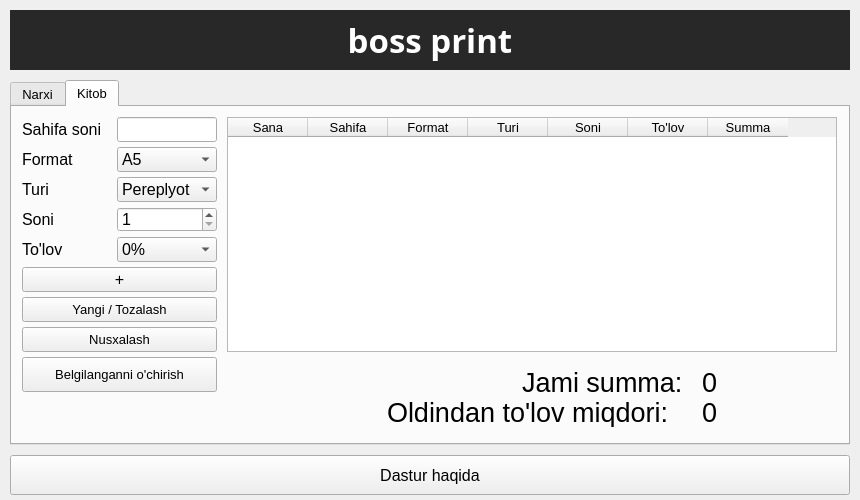
<?xml version="1.0" encoding="UTF-8"?>
<ui version="4.0">
 <class>Form</class>
 <widget class="QWidget" name="Form">
  <property name="windowModality">
   <enum>Qt::ApplicationModal</enum>
  </property>
  <property name="enabled">
   <bool>true</bool>
  </property>
  <property name="geometry">
   <rect>
    <x>0</x>
    <y>0</y>
    <width>860</width>
    <height>500</height>
   </rect>
  </property>
  <property name="sizePolicy">
   <sizepolicy hsizetype="Maximum" vsizetype="Fixed">
    <horstretch>0</horstretch>
    <verstretch>0</verstretch>
   </sizepolicy>
  </property>
  <property name="minimumSize">
   <size>
    <width>860</width>
    <height>500</height>
   </size>
  </property>
  <property name="maximumSize">
   <size>
    <width>860</width>
    <height>500</height>
   </size>
  </property>
  <property name="font">
   <font>
    <weight>50</weight>
    <bold>false</bold>
   </font>
  </property>
  <property name="windowTitle">
   <string>boss print</string>
  </property>
  <property name="autoFillBackground">
   <bool>true</bool>
  </property>
  <property name="inputMethodHints">
   <set>Qt::ImhNone</set>
  </property>
  <widget class="QLabel" name="banner">
   <property name="enabled">
    <bool>true</bool>
   </property>
   <property name="geometry">
    <rect>
     <x>10</x>
     <y>10</y>
     <width>840</width>
     <height>60</height>
    </rect>
   </property>
   <property name="sizePolicy">
    <sizepolicy hsizetype="Minimum" vsizetype="Minimum">
     <horstretch>0</horstretch>
     <verstretch>0</verstretch>
    </sizepolicy>
   </property>
   <property name="font">
    <font>
     <family>Maiandra GD</family>
     <pointsize>25</pointsize>
     <weight>75</weight>
     <italic>false</italic>
     <bold>true</bold>
     <underline>false</underline>
    </font>
   </property>
   <property name="styleSheet">
    <string notr="true">color: rgb(255, 255, 255);
background-color: rgb(40, 40, 40);
</string>
   </property>
   <property name="text">
    <string>boss print</string>
   </property>
   <property name="alignment">
    <set>Qt::AlignCenter</set>
   </property>
  </widget>
  <widget class="QTabWidget" name="tabWidget">
   <property name="geometry">
    <rect>
     <x>10</x>
     <y>80</y>
     <width>840</width>
     <height>365</height>
    </rect>
   </property>
   <property name="font">
    <font>
     <family>Segoe UI</family>
     <pointsize>10</pointsize>
     <weight>50</weight>
     <bold>false</bold>
    </font>
   </property>
   <property name="currentIndex">
    <number>1</number>
   </property>
   <widget class="QWidget" name="tab">
    <attribute name="title">
     <string>Narxi</string>
    </attribute>
    <widget class="QLineEdit" name="price_a4">
     <property name="geometry">
      <rect>
       <x>120</x>
       <y>40</y>
       <width>150</width>
       <height>25</height>
      </rect>
     </property>
     <property name="sizePolicy">
      <sizepolicy hsizetype="Minimum" vsizetype="Minimum">
       <horstretch>0</horstretch>
       <verstretch>0</verstretch>
      </sizepolicy>
     </property>
     <property name="font">
      <font>
       <family>Segoe UI</family>
       <pointsize>12</pointsize>
       <weight>50</weight>
       <bold>false</bold>
      </font>
     </property>
     <property name="styleSheet">
      <string notr="true">border: 1px solid rgb(0, 170, 0);</string>
     </property>
     <property name="maxLength">
      <number>10</number>
     </property>
    </widget>
    <widget class="QPushButton" name="price_save">
     <property name="geometry">
      <rect>
       <x>40</x>
       <y>160</y>
       <width>450</width>
       <height>45</height>
      </rect>
     </property>
     <property name="sizePolicy">
      <sizepolicy hsizetype="Minimum" vsizetype="Minimum">
       <horstretch>0</horstretch>
       <verstretch>0</verstretch>
      </sizepolicy>
     </property>
     <property name="font">
      <font>
       <family>Segoe UI</family>
       <pointsize>10</pointsize>
       <weight>50</weight>
       <italic>false</italic>
       <bold>false</bold>
       <underline>false</underline>
       <strikeout>false</strikeout>
      </font>
     </property>
     <property name="text">
      <string>Saqlash</string>
     </property>
    </widget>
    <widget class="QLabel" name="label_9">
     <property name="geometry">
      <rect>
       <x>440</x>
       <y>120</y>
       <width>40</width>
       <height>25</height>
      </rect>
     </property>
     <property name="sizePolicy">
      <sizepolicy hsizetype="Minimum" vsizetype="Minimum">
       <horstretch>0</horstretch>
       <verstretch>0</verstretch>
      </sizepolicy>
     </property>
     <property name="font">
      <font>
       <family>Segoe UI</family>
       <pointsize>12</pointsize>
       <weight>50</weight>
       <bold>false</bold>
      </font>
     </property>
     <property name="text">
      <string>So'm</string>
     </property>
    </widget>
    <widget class="QLineEdit" name="price_stepler_a4">
     <property name="geometry">
      <rect>
       <x>120</x>
       <y>80</y>
       <width>150</width>
       <height>25</height>
      </rect>
     </property>
     <property name="sizePolicy">
      <sizepolicy hsizetype="Minimum" vsizetype="Minimum">
       <horstretch>0</horstretch>
       <verstretch>0</verstretch>
      </sizepolicy>
     </property>
     <property name="font">
      <font>
       <family>Segoe UI</family>
       <pointsize>12</pointsize>
       <weight>50</weight>
       <bold>false</bold>
      </font>
     </property>
     <property name="styleSheet">
      <string notr="true">border: 1px solid rgb(0, 170, 0);</string>
     </property>
     <property name="maxLength">
      <number>10</number>
     </property>
    </widget>
    <widget class="QLabel" name="label_4">
     <property name="geometry">
      <rect>
       <x>40</x>
       <y>80</y>
       <width>75</width>
       <height>25</height>
      </rect>
     </property>
     <property name="sizePolicy">
      <sizepolicy hsizetype="Minimum" vsizetype="Minimum">
       <horstretch>0</horstretch>
       <verstretch>0</verstretch>
      </sizepolicy>
     </property>
     <property name="font">
      <font>
       <family>Segoe UI</family>
       <pointsize>12</pointsize>
       <weight>50</weight>
       <bold>false</bold>
      </font>
     </property>
     <property name="text">
      <string>Stepler</string>
     </property>
     <property name="buddy">
      <cstring>price_stepler_a4</cstring>
     </property>
    </widget>
    <widget class="QLineEdit" name="price_a5">
     <property name="geometry">
      <rect>
       <x>280</x>
       <y>40</y>
       <width>150</width>
       <height>25</height>
      </rect>
     </property>
     <property name="sizePolicy">
      <sizepolicy hsizetype="Minimum" vsizetype="Minimum">
       <horstretch>0</horstretch>
       <verstretch>0</verstretch>
      </sizepolicy>
     </property>
     <property name="font">
      <font>
       <family>Segoe UI</family>
       <pointsize>12</pointsize>
       <weight>50</weight>
       <bold>false</bold>
      </font>
     </property>
     <property name="styleSheet">
      <string notr="true">border: 1px solid rgb(0, 170, 0);</string>
     </property>
     <property name="text">
      <string/>
     </property>
     <property name="maxLength">
      <number>10</number>
     </property>
    </widget>
    <widget class="QLabel" name="label_3">
     <property name="geometry">
      <rect>
       <x>130</x>
       <y>10</y>
       <width>75</width>
       <height>25</height>
      </rect>
     </property>
     <property name="sizePolicy">
      <sizepolicy hsizetype="Minimum" vsizetype="Minimum">
       <horstretch>0</horstretch>
       <verstretch>0</verstretch>
      </sizepolicy>
     </property>
     <property name="font">
      <font>
       <family>Segoe UI</family>
       <pointsize>12</pointsize>
       <weight>50</weight>
       <bold>false</bold>
      </font>
     </property>
     <property name="text">
      <string>A4 format</string>
     </property>
     <property name="buddy">
      <cstring>price_a4</cstring>
     </property>
    </widget>
    <widget class="QLineEdit" name="price_pereplyot_a4">
     <property name="geometry">
      <rect>
       <x>120</x>
       <y>120</y>
       <width>150</width>
       <height>25</height>
      </rect>
     </property>
     <property name="sizePolicy">
      <sizepolicy hsizetype="Minimum" vsizetype="Minimum">
       <horstretch>0</horstretch>
       <verstretch>0</verstretch>
      </sizepolicy>
     </property>
     <property name="font">
      <font>
       <family>Segoe UI</family>
       <pointsize>12</pointsize>
       <weight>50</weight>
       <bold>false</bold>
      </font>
     </property>
     <property name="styleSheet">
      <string notr="true">border: 1px solid rgb(0, 170, 0);</string>
     </property>
     <property name="maxLength">
      <number>10</number>
     </property>
    </widget>
    <widget class="QLabel" name="label_7">
     <property name="geometry">
      <rect>
       <x>440</x>
       <y>40</y>
       <width>40</width>
       <height>25</height>
      </rect>
     </property>
     <property name="sizePolicy">
      <sizepolicy hsizetype="Minimum" vsizetype="Minimum">
       <horstretch>0</horstretch>
       <verstretch>0</verstretch>
      </sizepolicy>
     </property>
     <property name="font">
      <font>
       <family>Segoe UI</family>
       <pointsize>12</pointsize>
       <weight>50</weight>
       <bold>false</bold>
      </font>
     </property>
     <property name="text">
      <string>So'm</string>
     </property>
    </widget>
    <widget class="QLabel" name="label_2">
     <property name="geometry">
      <rect>
       <x>290</x>
       <y>10</y>
       <width>75</width>
       <height>25</height>
      </rect>
     </property>
     <property name="sizePolicy">
      <sizepolicy hsizetype="Minimum" vsizetype="Minimum">
       <horstretch>0</horstretch>
       <verstretch>0</verstretch>
      </sizepolicy>
     </property>
     <property name="font">
      <font>
       <family>Segoe UI</family>
       <pointsize>12</pointsize>
       <weight>50</weight>
       <bold>false</bold>
      </font>
     </property>
     <property name="text">
      <string>A5 format</string>
     </property>
     <property name="buddy">
      <cstring>price_a5</cstring>
     </property>
    </widget>
    <widget class="QLabel" name="label_5">
     <property name="geometry">
      <rect>
       <x>40</x>
       <y>120</y>
       <width>75</width>
       <height>25</height>
      </rect>
     </property>
     <property name="sizePolicy">
      <sizepolicy hsizetype="Minimum" vsizetype="Minimum">
       <horstretch>0</horstretch>
       <verstretch>0</verstretch>
      </sizepolicy>
     </property>
     <property name="font">
      <font>
       <family>Segoe UI</family>
       <pointsize>12</pointsize>
       <weight>50</weight>
       <bold>false</bold>
      </font>
     </property>
     <property name="text">
      <string>Pereplyot</string>
     </property>
     <property name="buddy">
      <cstring>price_pereplyot_a4</cstring>
     </property>
    </widget>
    <widget class="QLabel" name="label_8">
     <property name="geometry">
      <rect>
       <x>440</x>
       <y>80</y>
       <width>40</width>
       <height>25</height>
      </rect>
     </property>
     <property name="sizePolicy">
      <sizepolicy hsizetype="Minimum" vsizetype="Minimum">
       <horstretch>0</horstretch>
       <verstretch>0</verstretch>
      </sizepolicy>
     </property>
     <property name="font">
      <font>
       <family>Segoe UI</family>
       <pointsize>12</pointsize>
       <weight>50</weight>
       <bold>false</bold>
      </font>
     </property>
     <property name="text">
      <string>So'm</string>
     </property>
    </widget>
    <widget class="QLineEdit" name="price_stepler_a5">
     <property name="geometry">
      <rect>
       <x>280</x>
       <y>80</y>
       <width>150</width>
       <height>25</height>
      </rect>
     </property>
     <property name="font">
      <font>
       <family>Segoe UI</family>
       <pointsize>12</pointsize>
       <weight>50</weight>
       <bold>false</bold>
      </font>
     </property>
     <property name="styleSheet">
      <string notr="true">border: 1px solid rgb(0, 170, 0);</string>
     </property>
    </widget>
    <widget class="QLineEdit" name="price_pereplyot_a5">
     <property name="geometry">
      <rect>
       <x>280</x>
       <y>120</y>
       <width>150</width>
       <height>25</height>
      </rect>
     </property>
     <property name="font">
      <font>
       <family>Segoe UI</family>
       <pointsize>12</pointsize>
       <weight>50</weight>
       <bold>false</bold>
      </font>
     </property>
     <property name="styleSheet">
      <string notr="true">border: 1px solid rgb(0, 170, 0);</string>
     </property>
    </widget>
   </widget>
   <widget class="QWidget" name="tab_2">
    <attribute name="title">
     <string>Kitob</string>
    </attribute>
    <widget class="QLabel" name="label_10">
     <property name="geometry">
      <rect>
       <x>10</x>
       <y>40</y>
       <width>85</width>
       <height>25</height>
      </rect>
     </property>
     <property name="font">
      <font>
       <family>Segoe UI</family>
       <pointsize>12</pointsize>
       <weight>50</weight>
       <bold>false</bold>
      </font>
     </property>
     <property name="text">
      <string>Format</string>
     </property>
    </widget>
    <widget class="QComboBox" name="dataFormat">
     <property name="geometry">
      <rect>
       <x>105</x>
       <y>40</y>
       <width>100</width>
       <height>25</height>
      </rect>
     </property>
     <property name="font">
      <font>
       <family>Segoe UI</family>
       <pointsize>12</pointsize>
       <weight>50</weight>
       <bold>false</bold>
      </font>
     </property>
     <property name="styleSheet">
      <string notr="true"/>
     </property>
     <property name="modelColumn">
      <number>0</number>
     </property>
     <item>
      <property name="text">
       <string>A5</string>
      </property>
     </item>
     <item>
      <property name="text">
       <string>A4</string>
      </property>
     </item>
    </widget>
    <widget class="QLabel" name="label_11">
     <property name="geometry">
      <rect>
       <x>10</x>
       <y>70</y>
       <width>85</width>
       <height>25</height>
      </rect>
     </property>
     <property name="font">
      <font>
       <family>Segoe UI</family>
       <pointsize>12</pointsize>
       <weight>50</weight>
       <bold>false</bold>
      </font>
     </property>
     <property name="text">
      <string>Turi</string>
     </property>
    </widget>
    <widget class="QComboBox" name="dataTuri">
     <property name="geometry">
      <rect>
       <x>105</x>
       <y>70</y>
       <width>100</width>
       <height>25</height>
      </rect>
     </property>
     <property name="font">
      <font>
       <family>Segoe UI</family>
       <pointsize>12</pointsize>
       <weight>50</weight>
       <bold>false</bold>
      </font>
     </property>
     <item>
      <property name="text">
       <string>Pereplyot</string>
      </property>
     </item>
     <item>
      <property name="text">
       <string>Stepler</string>
      </property>
     </item>
    </widget>
    <widget class="QLabel" name="label_13">
     <property name="geometry">
      <rect>
       <x>10</x>
       <y>100</y>
       <width>85</width>
       <height>25</height>
      </rect>
     </property>
     <property name="font">
      <font>
       <family>Segoe UI</family>
       <pointsize>12</pointsize>
       <weight>50</weight>
       <bold>false</bold>
      </font>
     </property>
     <property name="text">
      <string>Soni</string>
     </property>
    </widget>
    <widget class="QSpinBox" name="dataSoni">
     <property name="geometry">
      <rect>
       <x>105</x>
       <y>100</y>
       <width>100</width>
       <height>25</height>
      </rect>
     </property>
     <property name="font">
      <font>
       <family>Segoe UI</family>
       <pointsize>12</pointsize>
       <weight>50</weight>
       <bold>false</bold>
      </font>
     </property>
     <property name="styleSheet">
      <string notr="true"/>
     </property>
     <property name="alignment">
      <set>Qt::AlignLeading|Qt::AlignLeft|Qt::AlignVCenter</set>
     </property>
     <property name="minimum">
      <number>1</number>
     </property>
    </widget>
    <widget class="QPushButton" name="btnAdd">
     <property name="geometry">
      <rect>
       <x>10</x>
       <y>160</y>
       <width>195</width>
       <height>25</height>
      </rect>
     </property>
     <property name="font">
      <font>
       <family>Segoe UI</family>
       <pointsize>12</pointsize>
       <weight>50</weight>
       <bold>false</bold>
      </font>
     </property>
     <property name="text">
      <string>+</string>
     </property>
    </widget>
    <widget class="QPushButton" name="btnClear">
     <property name="geometry">
      <rect>
       <x>10</x>
       <y>190</y>
       <width>195</width>
       <height>25</height>
      </rect>
     </property>
     <property name="font">
      <font>
       <family>Segoe UI</family>
       <pointsize>10</pointsize>
       <weight>50</weight>
       <bold>false</bold>
      </font>
     </property>
     <property name="cursor">
      <cursorShape>PointingHandCursor</cursorShape>
     </property>
     <property name="text">
      <string>Yangi / Tozalash</string>
     </property>
    </widget>
    <widget class="QComboBox" name="dataAvans">
     <property name="geometry">
      <rect>
       <x>105</x>
       <y>130</y>
       <width>100</width>
       <height>25</height>
      </rect>
     </property>
     <property name="font">
      <font>
       <family>Segoe UI</family>
       <pointsize>12</pointsize>
       <weight>50</weight>
       <bold>false</bold>
      </font>
     </property>
     <item>
      <property name="text">
       <string>0%</string>
      </property>
     </item>
     <item>
      <property name="text">
       <string>30%</string>
      </property>
     </item>
     <item>
      <property name="text">
       <string>50%</string>
      </property>
     </item>
     <item>
      <property name="text">
       <string>75%</string>
      </property>
     </item>
     <item>
      <property name="text">
       <string>100%</string>
      </property>
     </item>
    </widget>
    <widget class="QLabel" name="label">
     <property name="geometry">
      <rect>
       <x>10</x>
       <y>130</y>
       <width>85</width>
       <height>25</height>
      </rect>
     </property>
     <property name="font">
      <font>
       <family>Segoe UI</family>
       <pointsize>12</pointsize>
       <weight>50</weight>
       <bold>false</bold>
      </font>
     </property>
     <property name="text">
      <string>To'lov</string>
     </property>
    </widget>
    <widget class="QTableWidget" name="jadval">
     <property name="geometry">
      <rect>
       <x>215</x>
       <y>10</y>
       <width>610</width>
       <height>235</height>
      </rect>
     </property>
     <property name="font">
      <font>
       <family>Segoe UI</family>
       <pointsize>10</pointsize>
       <weight>50</weight>
       <bold>false</bold>
      </font>
     </property>
     <attribute name="horizontalHeaderCascadingSectionResizes">
      <bool>true</bool>
     </attribute>
     <attribute name="horizontalHeaderMinimumSectionSize">
      <number>60</number>
     </attribute>
     <attribute name="horizontalHeaderDefaultSectionSize">
      <number>80</number>
     </attribute>
     <column>
      <property name="text">
       <string>Sana</string>
      </property>
     </column>
     <column>
      <property name="text">
       <string>Sahifa</string>
      </property>
     </column>
     <column>
      <property name="text">
       <string>Format</string>
      </property>
     </column>
     <column>
      <property name="text">
       <string>Turi</string>
      </property>
     </column>
     <column>
      <property name="text">
       <string>Soni</string>
      </property>
     </column>
     <column>
      <property name="text">
       <string>To'lov</string>
      </property>
     </column>
     <column>
      <property name="text">
       <string>Summa</string>
      </property>
     </column>
    </widget>
    <widget class="QLineEdit" name="dataPages">
     <property name="geometry">
      <rect>
       <x>105</x>
       <y>10</y>
       <width>100</width>
       <height>25</height>
      </rect>
     </property>
     <property name="sizePolicy">
      <sizepolicy hsizetype="Minimum" vsizetype="Minimum">
       <horstretch>0</horstretch>
       <verstretch>0</verstretch>
      </sizepolicy>
     </property>
     <property name="font">
      <font>
       <family>Segoe UI</family>
       <pointsize>12</pointsize>
       <weight>50</weight>
       <bold>false</bold>
       <stylestrategy>PreferDefault</stylestrategy>
       <kerning>false</kerning>
      </font>
     </property>
     <property name="autoFillBackground">
      <bool>false</bool>
     </property>
     <property name="inputMethodHints">
      <set>Qt::ImhDigitsOnly</set>
     </property>
     <property name="maxLength">
      <number>10</number>
     </property>
    </widget>
    <widget class="QPushButton" name="btnCopy">
     <property name="geometry">
      <rect>
       <x>10</x>
       <y>220</y>
       <width>195</width>
       <height>25</height>
      </rect>
     </property>
     <property name="sizePolicy">
      <sizepolicy hsizetype="Minimum" vsizetype="Minimum">
       <horstretch>0</horstretch>
       <verstretch>0</verstretch>
      </sizepolicy>
     </property>
     <property name="font">
      <font>
       <family>Segoe UI</family>
       <pointsize>10</pointsize>
       <weight>50</weight>
       <bold>false</bold>
      </font>
     </property>
     <property name="cursor">
      <cursorShape>PointingHandCursor</cursorShape>
     </property>
     <property name="text">
      <string>Nusxalash</string>
     </property>
    </widget>
    <widget class="QLabel" name="label_12">
     <property name="geometry">
      <rect>
       <x>10</x>
       <y>10</y>
       <width>85</width>
       <height>25</height>
      </rect>
     </property>
     <property name="sizePolicy">
      <sizepolicy hsizetype="Minimum" vsizetype="Minimum">
       <horstretch>0</horstretch>
       <verstretch>0</verstretch>
      </sizepolicy>
     </property>
     <property name="font">
      <font>
       <family>Segoe UI</family>
       <pointsize>12</pointsize>
       <weight>50</weight>
       <bold>false</bold>
      </font>
     </property>
     <property name="text">
      <string>Sahifa soni</string>
     </property>
     <property name="buddy">
      <cstring>dataPages</cstring>
     </property>
    </widget>
    <widget class="QLabel" name="label_14">
     <property name="geometry">
      <rect>
       <x>510</x>
       <y>260</y>
       <width>160</width>
       <height>30</height>
      </rect>
     </property>
     <property name="font">
      <font>
       <family>Segoe UI</family>
       <pointsize>20</pointsize>
       <weight>50</weight>
       <bold>false</bold>
      </font>
     </property>
     <property name="text">
      <string>Jami summa:</string>
     </property>
    </widget>
    <widget class="QLabel" name="result_price">
     <property name="geometry">
      <rect>
       <x>690</x>
       <y>260</y>
       <width>130</width>
       <height>30</height>
      </rect>
     </property>
     <property name="font">
      <font>
       <family>Segoe UI</family>
       <pointsize>20</pointsize>
       <weight>50</weight>
       <bold>false</bold>
      </font>
     </property>
     <property name="text">
      <string>0</string>
     </property>
    </widget>
    <widget class="QLabel" name="label_6">
     <property name="geometry">
      <rect>
       <x>375</x>
       <y>290</y>
       <width>295</width>
       <height>30</height>
      </rect>
     </property>
     <property name="font">
      <font>
       <family>Segoe UI</family>
       <pointsize>20</pointsize>
       <weight>50</weight>
       <bold>false</bold>
      </font>
     </property>
     <property name="text">
      <string>Oldindan to'lov miqdori:</string>
     </property>
    </widget>
    <widget class="QLabel" name="result_avans">
     <property name="geometry">
      <rect>
       <x>690</x>
       <y>290</y>
       <width>130</width>
       <height>30</height>
      </rect>
     </property>
     <property name="font">
      <font>
       <family>Segoe UI</family>
       <pointsize>20</pointsize>
       <weight>50</weight>
       <bold>false</bold>
      </font>
     </property>
     <property name="text">
      <string>0</string>
     </property>
    </widget>
    <widget class="QPushButton" name="btnRemove">
     <property name="geometry">
      <rect>
       <x>10</x>
       <y>250</y>
       <width>195</width>
       <height>35</height>
      </rect>
     </property>
     <property name="text">
      <string>Belgilanganni o'chirish</string>
     </property>
    </widget>
   </widget>
  </widget>
  <widget class="QPushButton" name="btnAbout">
   <property name="geometry">
    <rect>
     <x>10</x>
     <y>455</y>
     <width>840</width>
     <height>40</height>
    </rect>
   </property>
   <property name="sizePolicy">
    <sizepolicy hsizetype="Minimum" vsizetype="Minimum">
     <horstretch>0</horstretch>
     <verstretch>0</verstretch>
    </sizepolicy>
   </property>
   <property name="font">
    <font>
     <family>Segoe UI</family>
     <pointsize>12</pointsize>
     <weight>50</weight>
     <italic>false</italic>
     <bold>false</bold>
     <underline>false</underline>
     <strikeout>false</strikeout>
     <stylestrategy>PreferDefault</stylestrategy>
     <kerning>true</kerning>
    </font>
   </property>
   <property name="cursor">
    <cursorShape>PointingHandCursor</cursorShape>
   </property>
   <property name="text">
    <string>Dastur haqida</string>
   </property>
   <property name="checkable">
    <bool>false</bool>
   </property>
  </widget>
 </widget>
 <tabstops>
  <tabstop>dataPages</tabstop>
  <tabstop>dataFormat</tabstop>
  <tabstop>dataTuri</tabstop>
  <tabstop>dataSoni</tabstop>
  <tabstop>dataAvans</tabstop>
  <tabstop>btnAdd</tabstop>
  <tabstop>btnCopy</tabstop>
  <tabstop>btnClear</tabstop>
  <tabstop>jadval</tabstop>
  <tabstop>tabWidget</tabstop>
  <tabstop>btnAbout</tabstop>
  <tabstop>price_save</tabstop>
  <tabstop>price_a4</tabstop>
  <tabstop>price_pereplyot_a4</tabstop>
  <tabstop>price_a5</tabstop>
  <tabstop>price_stepler_a4</tabstop>
  <tabstop>price_stepler_a5</tabstop>
  <tabstop>price_pereplyot_a5</tabstop>
 </tabstops>
 <resources/>
 <connections/>
</ui>
